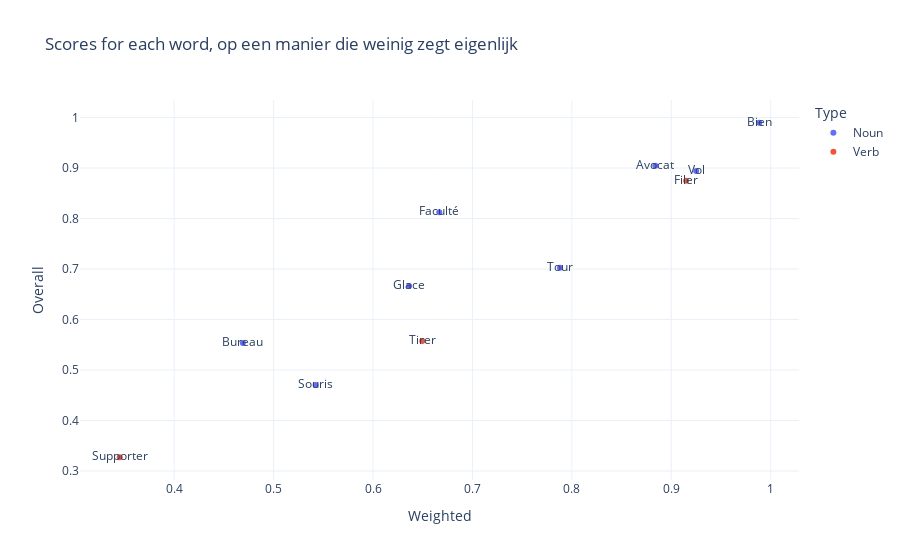
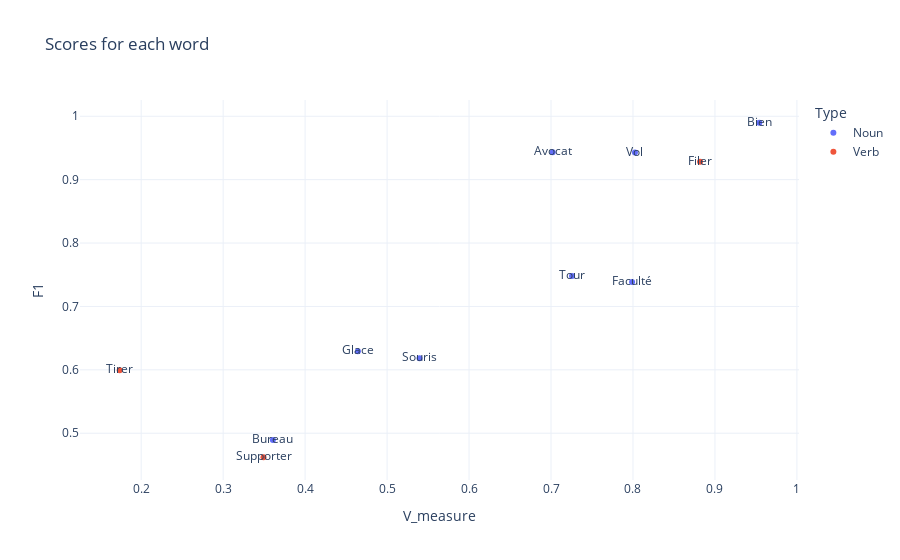

Write notebook code for charts like these, in order.
### Code cell
fig_zegt_weinig = px.scatter(df, x="Weighted", y="Overall", text=df.index, color="Type", title="Scores for each word, op een manier die weinig zegt eigenlijk",template="plotly_white")
fig_zegt_weinig.show()
fig_zegt_weinig = px.scatter(df, x="Weighted", y="Overall", text=df.index, color="Type", title="Scores for each word, op een manier die weinig zegt eigenlijk",template="plotly_white")
fig = px.scatter(df, x="V_measure", y="F1", text=df.index, color="Type", title="Scores for each word",template="plotly_white")
fig.show()

### Figure 1 — Plotly figure (JSON) as saved in the notebook; plotly's stock layout.template omitted (floating-point values rounded to 4 significant figures)
{"data": [{"hovertemplate": "Type=Noun<br>Weighted=%{x}<br>Overall=%{y}<br>index=%{text}<extra></extra>", "legendgroup": "Noun", "marker": {"color": "#636efa", "symbol": "circle"}, "mode": "markers+text", "name": "Noun", "orientation": "v", "showlegend": true, "text": ["Avocat", "Bien", "Bureau", "Faculté", "Glace", "Souris", "Tour", "Vol"], "x": [0.8839, 0.9885, 0.4691, 0.6667, 0.6363, 0.5423, 0.7881, 0.925], "xaxis": "x", "y": [0.9048, 0.9898, 0.5534, 0.8125, 0.6667, 0.4706, 0.7027, 0.8941], "yaxis": "y", "type": "scatter"}, {"hovertemplate": "Type=Verb<br>Weighted=%{x}<br>Overall=%{y}<br>index=%{text}<extra></extra>", "legendgroup": "Verb", "marker": {"color": "#EF553B", "symbol": "circle"}, "mode": "markers+text", "name": "Verb", "orientation": "v", "showlegend": true, "text": ["Filer", "Supporter", "Tirer"], "x": [0.9149, 0.3452, 0.6495], "xaxis": "x", "y": [0.875, 0.3273, 0.5577], "yaxis": "y", "type": "scatter"}], "layout": {"xaxis": {"anchor": "y", "domain": [0.0, 1.0], "title": {"text": "Weighted"}}, "yaxis": {"anchor": "x", "domain": [0.0, 1.0], "title": {"text": "Overall"}}, "legend": {"title": {"text": "Type"}, "tracegroupgap": 0}, "title": {"text": "Scores for each word, op een manier die weinig zegt eigenlijk"}}}

### Figure 2 — Plotly figure (JSON) as saved in the notebook; plotly's stock layout.template omitted (floating-point values rounded to 4 significant figures)
{"data": [{"hovertemplate": "Type=Noun<br>V_measure=%{x}<br>F1=%{y}<br>index=%{text}<extra></extra>", "legendgroup": "Noun", "marker": {"color": "#636efa", "symbol": "circle"}, "mode": "markers+text", "name": "Noun", "orientation": "v", "showlegend": true, "text": ["Avocat", "Bien", "Bureau", "Faculté", "Glace", "Souris", "Tour", "Vol"], "x": [0.7021, 0.9541, 0.3606, 0.7989, 0.4644, 0.5396, 0.7256, 0.8024], "xaxis": "x", "y": [0.9431, 0.9898, 0.4895, 0.7386, 0.6292, 0.6183, 0.7481, 0.9428], "yaxis": "y", "type": "scatter"}, {"hovertemplate": "Type=Verb<br>V_measure=%{x}<br>F1=%{y}<br>index=%{text}<extra></extra>", "legendgroup": "Verb", "marker": {"color": "#EF553B", "symbol": "circle"}, "mode": "markers+text", "name": "Verb", "orientation": "v", "showlegend": true, "text": ["Filer", "Supporter", "Tirer"], "x": [0.8819, 0.3492, 0.1738], "xaxis": "x", "y": [0.9284, 0.4621, 0.5992], "yaxis": "y", "type": "scatter"}], "layout": {"xaxis": {"anchor": "y", "domain": [0.0, 1.0], "title": {"text": "V_measure"}}, "yaxis": {"anchor": "x", "domain": [0.0, 1.0], "title": {"text": "F1"}}, "legend": {"title": {"text": "Type"}, "tracegroupgap": 0}, "title": {"text": "Scores for each word"}}}
